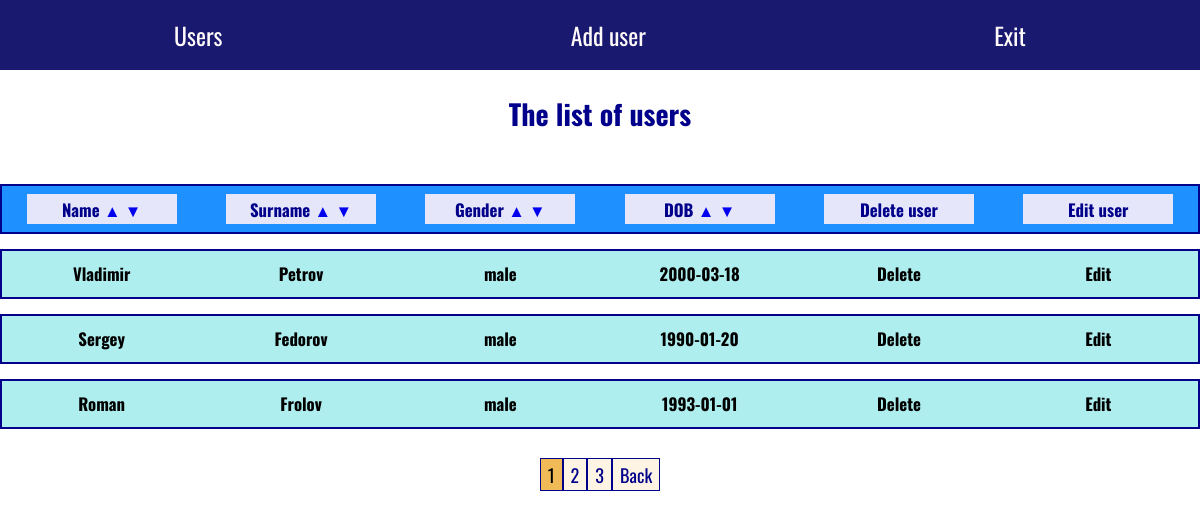
Page /admin/posts/name/DESC/1 (signed in) on the committed database.
### tables this page shows
CREATE TABLE `users` (
  `id` int(10) UNSIGNED NOT NULL,
  `login` varchar(10) NOT NULL,
  `password` varchar(255) NOT NULL,
  `name` varchar(50) NOT NULL,
  `surname` varchar(50) NOT NULL,
  `gender` varchar(10) NOT NULL,
  `DOB` date NOT NULL
);

### application/controllers/AdminController.php (called while the page is built, shortened)
<?php
class AdminController extends Controller
{
	public function postsAction($parameter = 'id', $type = 'DESC')
	{
		$num_posts_per_page = 3;
		$pagination = new Pagination($this->route, $this->model->postsCount(),$num_posts_per_page);
		$vars = [
			'pagination' => $pagination->get(),
			'list' => $this->model->postsList($this->route, $num_posts_per_page, $parameter, $type)
		];
		$this->view->render('Users', $vars);
	}
	public function sortingAction()
	{
		$this -> postsAction($this->route['parameter'], $this->route['type']);
	}
}

### index.php (called while the page is built, shortened)
<?php
spl_autoload_register(function ($class){
	$path = str_replace('\\','/',$class.'.php');
});
$router = new Router;
$router -> run();

### application/lib/Db.php (called while the page is built, shortened)
<?php
class Db
{
	protected $db;
	function __construct()
	{
		$config = require 'application/config/db.php';
		$this->db = new PDO('mysql:host='.$config['host'].';dbname='.$config['db'].'',$config['username'],$config['password'],$config['options']);
		$this->db -> exec("set names utf8");
	}
	public function dbCheckError($query)
	{
		$errInfo = $query->errorInfo();
		return true;
	}
	public function selectAllonPage($table, $limit, $offset, $parameter, $type)
	{
		$sql = "SELECT * FROM $table ORDER BY $parameter $type LIMIT $limit OFFSET $offset";
		$query = $this -> db -> prepare($sql);
		$query->execute();
		return $query -> fetchAll();
	}
	public function numPosts($table,$column)
	{
		$sql = "SELECT COUNT($column) FROM $table";
		$query = $this -> db -> prepare($sql);
		$query->execute();
		return $query -> fetchColumn();
	}
}

### application/config/db.php (called while the page is built)
<?php
return  [
	"host" => "localhost",
	"username" => "root",
	"password" => "mysql",
	"db" => "sibers",
	"options" => [PDO::ATTR_ERRMODE => PDO::ERRMODE_EXCEPTION,
		PDO::ATTR_DEFAULT_FETCH_MODE => PDO::FETCH_ASSOC]
];

### application/models/Admin.php (called while the page is built, shortened)
<?php
class Admin extends Model
{
	public function postsCount()
	{
		return $this->db->numPosts('users','id');
	}
	public function postsList($route, $num_posts_per_page, $parameter, $type)
	{
		$offset = (($route['page'] ?? 1) - 1)*$num_posts_per_page;
		return $this->db->selectAllonPage('users', $num_posts_per_page, $offset, $parameter, $type);
	}
}

### application/core/Controller.php (called while the page is built, shortened)
<?php
abstract class Controller
{
	public function __construct($route)
	{
		$this->route = $route;
		$this->model = $this->loadModel($route['controller']);
	}
	public function loadModel($name)
	{
		$path = 'application\models\\'.ucfirst($name);
		if (class_exists($path))
		{
			return new $path;
		}
	}
}

### application/core/Model.php (called while the page is built, shortened)
<?php
abstract class Model
{
	public function __construct()
	{
		$this->db = new Db;
	}
}

### application/views/admin/posts.php (the view)
<h2 class="titlee">The list of users</h2>
<div class='users-list-header'>
		<div class="line1">
			<div class="block">
				<h3>
					Name
					<a href="/admin/posts/name/ASC/1">
						&#9650;
					</a>
					<a href="/admin/posts/name/DESC/1">
						&#9660;
					</a>
				</h3>
			</div>
			<div class="block">
				<h3>
					Surname
					<a href="/admin/posts/surname/ASC/1">
						&#9650;
					</a>
					<a href="/admin/posts/surname/DESC/1">
						&#9660;
					</a>
				</h3>
			</div>
			<div class="block">
				<h3>
					Gender
					<a href="/admin/posts/gender/ASC/1">
						&#9650;
					</a>
					<a href="/admin/posts/gender/DESC/1">
						&#9660;
					</a>
				</h3>
			</div>
			<div class="block">
				<h3>
					DOB
					<a href="/admin/posts/DOB/ASC/1">
						&#9650;
					</a>
					<a href="/admin/posts/DOB/DESC/1">
						&#9660;
					</a>
				</h3>
			</div>
			<div class="block">
				<h3>Delete user</h3>
			</div>
			<div class="block">
				<h3>Edit user</h3>
			</div>
		</div>
</div>
<?php if (empty($list)): ?>
	<p class="titlee">User list is empty!!!</p>
<?php else: ?>
	<?php foreach ($list as $val): ?>
	<div class="users-list">
		<div class="line1">
			<div class="block">
				<h3>
					<a href="/admin/post/<?= $val['id']; ?>"><?= $val['name']; ?></a>
				</h3>
			</div>
			<div class="block">
				<h3>
					<?= $val['surname']; ?>
				</h3>
			</div>
			<div class="block">
				<h3>
					<?= $val['gender']; ?>
				</h3>
			</div>
			<div class="block">
				<h3>
					<?= $val['DOB']; ?>
				</h3>
			</div>
			<div class="block">
				<h3>
					<a href="/admin/delete/<?= $val['id']; ?>">Delete</a>
				</h3>
			</div>
			<div class="block">
				<h3>
					<a href="/admin/edit/<?= $val['id']; ?>">Edit</a>
				</h3>
			</div>
		</div>
	</div>
	<?php endforeach; ?>
	<div class="pag">
		<?php echo $pagination; ?>
	</div>
<?php endif; ?>

### public/styles/style.css (style rules this page uses)
html { font-size: 14px; }
body { margin: 0px; }
* { box-sizing: border-box; }
.pag { display: flex; justify-content: space-around; }
.titlee { font-size: 2rem; font-family: 'Oswald', sans-serif; color: #00008B; text-align: center; margin-bottom: 50px; }
.users-list-header { border:2px solid DarkBlue; width: 100%; height:50px; margin-bottom: 15px; background-color: #1E90FF; display: flex; flex-direction: column; justify-content: space-around; }
.users-list-header .line1 { display: flex; flex-wrap: wrap; justify-content: space-around; }
.users-list-header .block { background-color: #E6E6FA; width: 150px; height: 30px; display: flex; justify-content: center; }
.users-list-header h3 { font-family: 'Oswald', sans-serif; font-size:1.2rem; color: #00008B; margin: auto 0px; }
.users-list-header a { text-decoration: none; }
.users-list { border:2px solid #00008B; width: 100%; height:50px; margin-bottom: 15px; background-color: #AFEEEE; display: flex; flex-direction: column; justify-content: space-around; }
.users-list .line1 { display: flex; justify-content: space-around; }
.users-list .block { width: 150px; height: 30px; display: flex; flex-direction: row; justify-content: center; }
.users-list h3 { font-family: 'Oswald', sans-serif; font-size:1.2rem; margin: 2px; color: Black; }
.users-list h3 a { text-decoration: none; color: Black; }

### rows in the picture
users: name "Vladimir", surname "Petrov", gender "male", DOB "2000-03-18"
users: name "Sergey", surname "Fedorov", gender "male", DOB "1990-01-20"
users: name "Roman", surname "Frolov", gender "male", DOB "1993-01-01"

### other values in the picture
$text "2"
$text "3"
$text "Back"
